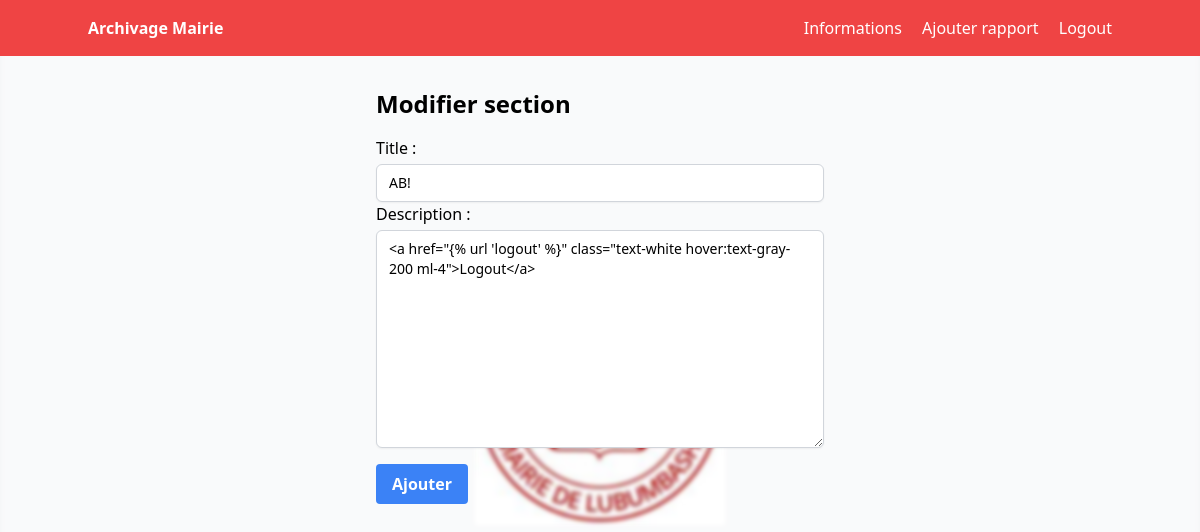
Page /physicaldocument/2/edit/ (signed in) on the committed database.
### archive/models.py (models this page shows, shortened)
class PhysicalDocument(models.Model):
    title = models.CharField(max_length=255)
    description = models.TextField(blank=True, null=True)

### archive/views.py (the view)
# urls.py: path('physicaldocument/<int:pk>/edit/', PhysicalDocumentUpdateView.as_view(), name='physicaldocument_edit'),
class PhysicalDocumentUpdateView(UpdateView):
    model = PhysicalDocument
    form_class = PhysicalDocumentForm
    template_name = 'physicaldocument_form.html'
    success_url = reverse_lazy('physicaldocument_list')

### archive/forms.py
class PhysicalDocumentForm(forms.ModelForm):
    class Meta:
        model = PhysicalDocument
        fields = ['title', 'description']
        widgets = {
            'title': forms.TextInput(attrs={'class': 'mt-1 block w-full px-3 py-2 bg-white border border-gray-300 rounded-md shadow-sm focus:outline-none focus:ring-indigo-500 focus:border-indigo-500 sm:text-sm'}),
            'description': forms.Textarea(attrs={'class': 'mt-1 block w-full px-3 py-2 bg-white border border-gray-300 rounded-md shadow-sm focus:outline-none focus:ring-indigo-500 focus:border-indigo-500 sm:text-sm'}),
        }

### archive/templates/physicaldocument_form.html (shortened to what this page needs)
{% extends 'base.html' %}
{% block content %}
    <div class="max-w-md mx-auto">
        <h1 class="text-2xl font-semibold mb-4">{% if object %}Modifier {% else %}Ajouter {% endif %} section</h1>
        <form method="post">
            {{ form.as_p }}
            <button type="submit" class="bg-blue-500 hover:bg-blue-700 text-white font-bold py-2 px-4 rounded mt-4">Ajouter</button>
        </form>
    </div>
{% endblock %}

### rows in the picture
PhysicalDocument: title "AB!", description "<a href=\"{% url 'logout' %}\" class=\"text-white hover:text-gray-200 ml-4\">Logout</a>"
